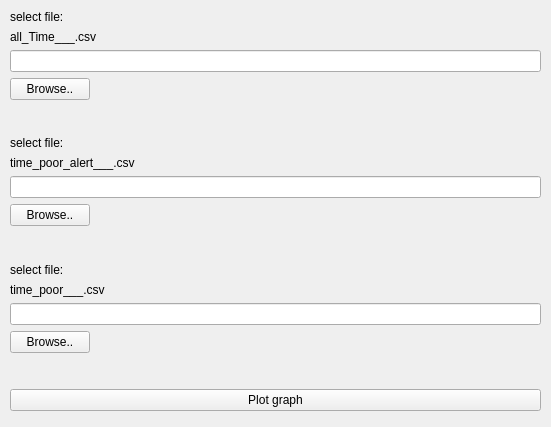
<?xml version="1.0" encoding="UTF-8"?>
<ui version="4.0">
 <class>Form</class>
 <widget class="QWidget" name="Form">
  <property name="geometry">
   <rect>
    <x>0</x>
    <y>0</y>
    <width>551</width>
    <height>427</height>
   </rect>
  </property>
  <property name="windowTitle">
   <string>Form</string>
  </property>
  <widget class="QWidget" name="">
   <property name="geometry">
    <rect>
     <x>10</x>
     <y>10</y>
     <width>531</width>
     <height>401</height>
    </rect>
   </property>
   <layout class="QVBoxLayout" name="verticalLayout">
    <item>
     <layout class="QFormLayout" name="formLayout">
      <item row="0" column="0">
       <widget class="QLabel" name="label_alltime">
        <property name="text">
         <string>select file: </string>
        </property>
       </widget>
      </item>
      <item row="1" column="0">
       <widget class="QLabel" name="label_namealltimefile">
        <property name="text">
         <string>all_Time_&lt;name&gt;_&lt;lastname&gt;_&lt;index&gt;.csv</string>
        </property>
       </widget>
      </item>
      <item row="2" column="0" colspan="2">
       <widget class="QLineEdit" name="lineEdit_filenamealltime"/>
      </item>
      <item row="3" column="0">
       <widget class="QPushButton" name="pushButton_alltime">
        <property name="text">
         <string>Browse..</string>
        </property>
       </widget>
      </item>
     </layout>
    </item>
    <item>
     <layout class="QFormLayout" name="formLayout_2">
      <item row="0" column="0">
       <widget class="QLabel" name="label_timepooralert">
        <property name="text">
         <string>select file: </string>
        </property>
       </widget>
      </item>
      <item row="1" column="0">
       <widget class="QLabel" name="label_nametimepooralertfile">
        <property name="text">
         <string>time_poor_alert_&lt;name&gt;_&lt;lastname&gt;_&lt;index&gt;.csv</string>
        </property>
       </widget>
      </item>
      <item row="2" column="0" colspan="2">
       <widget class="QLineEdit" name="lineEdit_filetimepooralert"/>
      </item>
      <item row="3" column="0">
       <widget class="QPushButton" name="pushButton_timepooralert">
        <property name="text">
         <string>Browse..</string>
        </property>
       </widget>
      </item>
     </layout>
    </item>
    <item>
     <layout class="QFormLayout" name="formLayout_3">
      <item row="0" column="0">
       <widget class="QLabel" name="label_timepoor">
        <property name="text">
         <string>select file: </string>
        </property>
       </widget>
      </item>
      <item row="1" column="0">
       <widget class="QLabel" name="label_nametimepoor">
        <property name="text">
         <string>time_poor_&lt;name&gt;_&lt;lastname&gt;_&lt;index&gt;.csv</string>
        </property>
       </widget>
      </item>
      <item row="2" column="0" colspan="2">
       <widget class="QLineEdit" name="lineEdit_filetimepoor"/>
      </item>
      <item row="3" column="0">
       <widget class="QPushButton" name="pushButton_timepoor">
        <property name="text">
         <string>Browse..</string>
        </property>
       </widget>
      </item>
     </layout>
    </item>
    <item>
     <widget class="QPushButton" name="pushButton">
      <property name="text">
       <string>Plot graph</string>
      </property>
     </widget>
    </item>
   </layout>
  </widget>
 </widget>
 <resources/>
 <connections/>
</ui>
